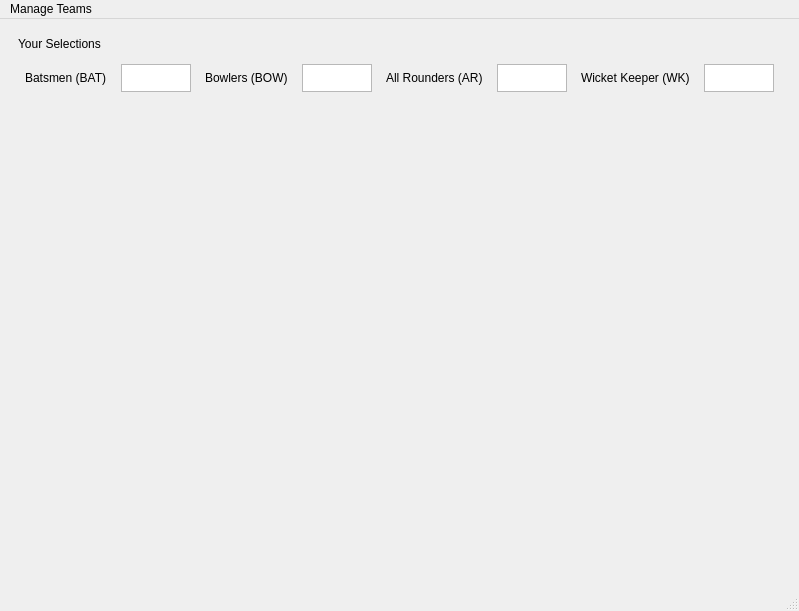
<?xml version="1.0" encoding="UTF-8"?>
<ui version="4.0">
 <class>MainWindow</class>
 <widget class="QMainWindow" name="MainWindow">
  <property name="geometry">
   <rect>
    <x>0</x>
    <y>0</y>
    <width>732</width>
    <height>611</height>
   </rect>
  </property>
  <property name="windowTitle">
   <string>MainWindow</string>
  </property>
  <widget class="QWidget" name="centralwidget">
   <layout class="QVBoxLayout" name="verticalLayout_2">
    <item>
     <widget class="QWidget" name="topContainer" native="true">
      <property name="sizePolicy">
       <sizepolicy hsizetype="Preferred" vsizetype="Fixed">
        <horstretch>0</horstretch>
        <verstretch>0</verstretch>
       </sizepolicy>
      </property>
      <property name="maximumSize">
       <size>
        <width>16777215</width>
        <height>80</height>
       </size>
      </property>
      <layout class="QVBoxLayout" name="verticalLayout">
       <item>
        <widget class="QLabel" name="label">
         <property name="text">
          <string>Your Selections</string>
         </property>
        </widget>
       </item>
       <item>
        <layout class="QHBoxLayout" name="categoriesContainer">
         <property name="spacing">
          <number>14</number>
         </property>
         <property name="leftMargin">
          <number>7</number>
         </property>
         <property name="topMargin">
          <number>7</number>
         </property>
         <property name="rightMargin">
          <number>7</number>
         </property>
         <property name="bottomMargin">
          <number>7</number>
         </property>
         <item>
          <layout class="QHBoxLayout" name="batInfo">
           <item>
            <widget class="QLabel" name="batLabel">
             <property name="text">
              <string>Batsmen (BAT)</string>
             </property>
            </widget>
           </item>
           <item>
            <widget class="QTextEdit" name="batTextEdit"/>
           </item>
          </layout>
         </item>
         <item>
          <layout class="QHBoxLayout" name="bowInfo">
           <item>
            <widget class="QLabel" name="bowLabel">
             <property name="text">
              <string>Bowlers (BOW)</string>
             </property>
            </widget>
           </item>
           <item>
            <widget class="QTextEdit" name="bowTextEdit"/>
           </item>
          </layout>
         </item>
         <item>
          <layout class="QHBoxLayout" name="arInfo">
           <item>
            <widget class="QLabel" name="arLabel">
             <property name="text">
              <string>All Rounders (AR)</string>
             </property>
            </widget>
           </item>
           <item>
            <widget class="QTextEdit" name="arTextEdit"/>
           </item>
          </layout>
         </item>
         <item>
          <layout class="QHBoxLayout" name="wkInfo">
           <item>
            <widget class="QLabel" name="wkLabel">
             <property name="text">
              <string>Wicket Keeper (WK)</string>
             </property>
            </widget>
           </item>
           <item>
            <widget class="QTextEdit" name="wkTextEdit"/>
           </item>
          </layout>
         </item>
        </layout>
       </item>
      </layout>
     </widget>
    </item>
    <item>
     <widget class="QWidget" name="bottomContainer" native="true">
      <layout class="QHBoxLayout" name="horizontalLayout"/>
     </widget>
    </item>
   </layout>
  </widget>
  <widget class="QMenuBar" name="menubar">
   <property name="geometry">
    <rect>
     <x>0</x>
     <y>0</y>
     <width>732</width>
     <height>21</height>
    </rect>
   </property>
   <widget class="QMenu" name="menuManage_Teams">
    <property name="title">
     <string>Manage Teams</string>
    </property>
    <addaction name="actionNewTeam"/>
    <addaction name="actionOpenTeam"/>
    <addaction name="actionSaveTeam"/>
    <addaction name="actionEvaluateTeam"/>
   </widget>
   <addaction name="menuManage_Teams"/>
  </widget>
  <widget class="QStatusBar" name="statusbar"/>
  <action name="actionNewTeam">
   <property name="text">
    <string>NEW Team</string>
   </property>
  </action>
  <action name="actionOpenTeam">
   <property name="text">
    <string>OPEN Team</string>
   </property>
  </action>
  <action name="actionSaveTeam">
   <property name="text">
    <string>SAVE Team</string>
   </property>
  </action>
  <action name="actionEvaluateTeam">
   <property name="text">
    <string>EVALUATE Team</string>
   </property>
  </action>
 </widget>
 <resources/>
 <connections/>
</ui>
